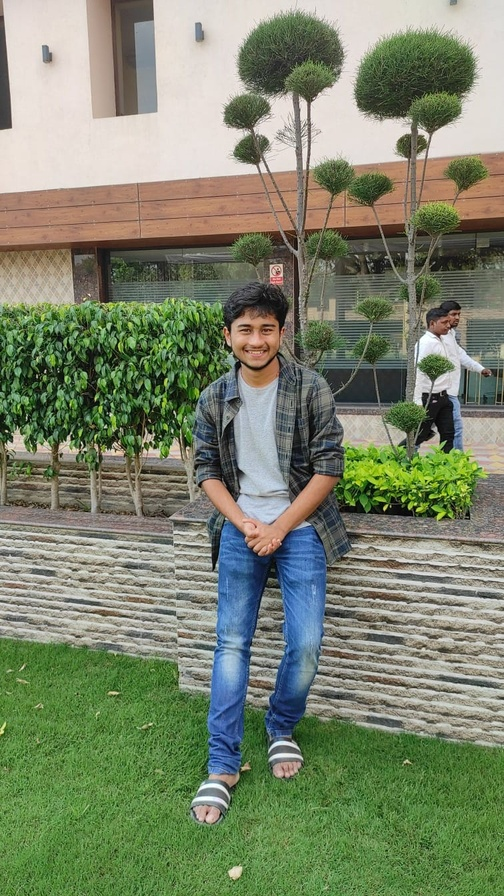
#> input picture DIP/profile pic.jpg, 504 x 896 px, shrunk from 756 x 1344 before the run, found by its file name
$ python quantization.py
#> lines starting #> are read from the running program, lines starting #| are printed output that depends on the picture
import cv2
import numpy as np
import matplotlib.pyplot as plt
import os

# Define paths
image_path = r'c:\Users\pathi\OneDrive\Desktop\DIP\profile pic.jpg'
output_dir = r'c:\Users\pathi\OneDrive\Desktop\DIP\sampling_quantization'
output_file = os.path.join(output_dir, 'quantization_output.png')

# Load image
img = cv2.imread(image_path, 0)
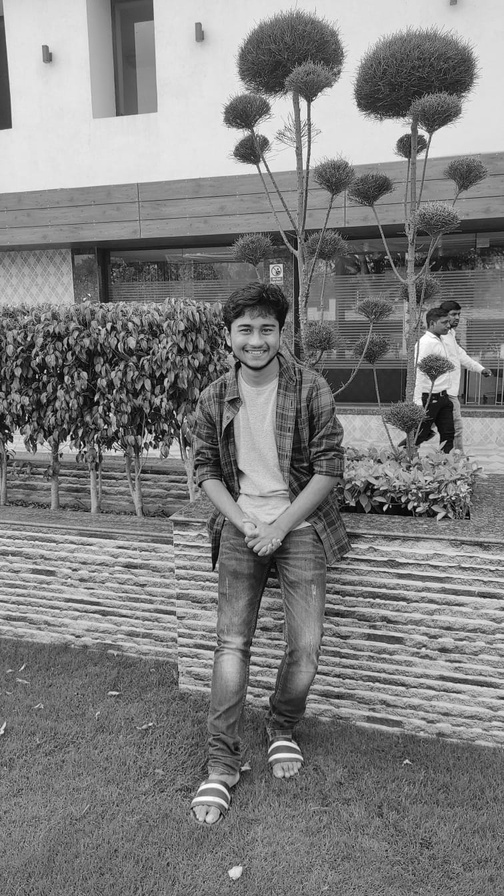
#> img: shape (896, 504); min 0, max 255, mean 126.8
if img is None:
    print(f"Error: Could not load image from {image_path}")
    exit()

# Quantization levels to test
levels_list = [256, 32, 16, 8, 4, 2]

plt.figure(figsize=(15, 10))

for i, levels in enumerate(levels_list):
    # Calculate quantization step size
    # 256 / levels. e.g. for 4 levels, dim is 64.
    # We map [0-63] -> 0, [64-127] -> 1, etc.
    div = 256 // levels

    # Quantize
    # This integer division floors values to the nearest bin index
    q_vals = img // div

    # Map back to 0-255 range to see the image (reconstruction)
    # We map to the minimal value of the bin (q_vals * div)
    # or better, the center of the bin: (q_vals * div) + div/2
    # to maintain average brightness.
    img_quantized = np.uint8(q_vals * div)


    plt.subplot(2, 3, i + 1)
    plt.title(f"Quantization Levels: {levels}\nBits: {int(np.log2(levels))}")
    plt.imshow(img_quantized, cmap='gray', vmin=0, vmax=255)
    plt.axis('off')

plt.tight_layout()
plt.savefig(output_file)
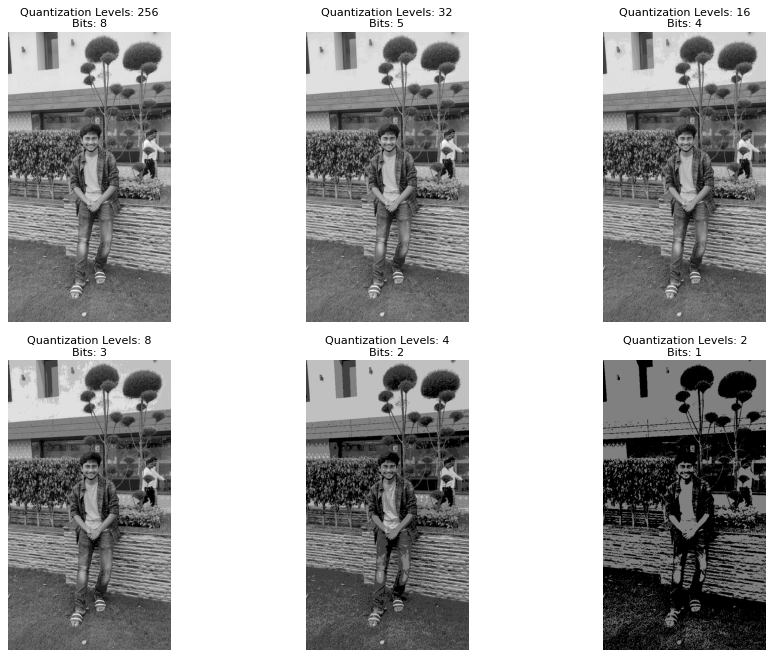
#> figure drawn by matplotlib, 6 panels
print(f"Quantization result saved to {output_file}")
# plt.show()
